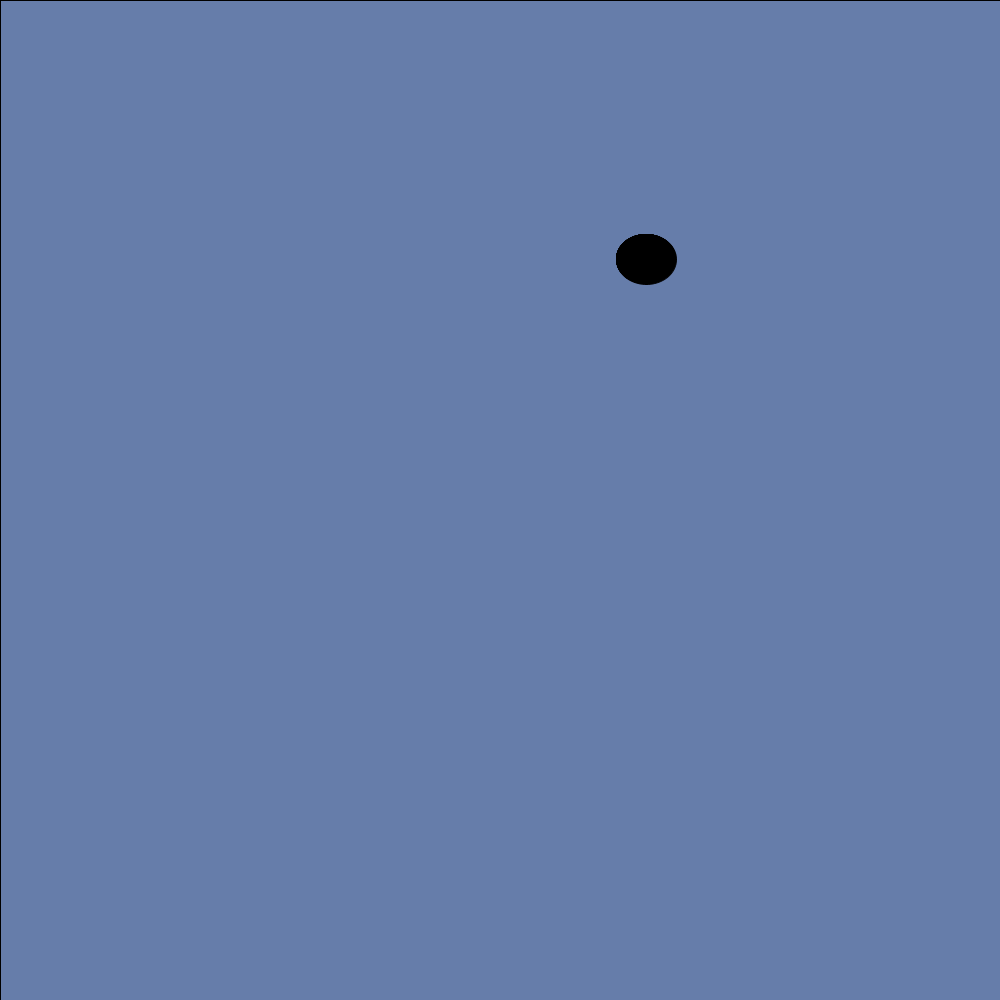
Frame 1 (no input)
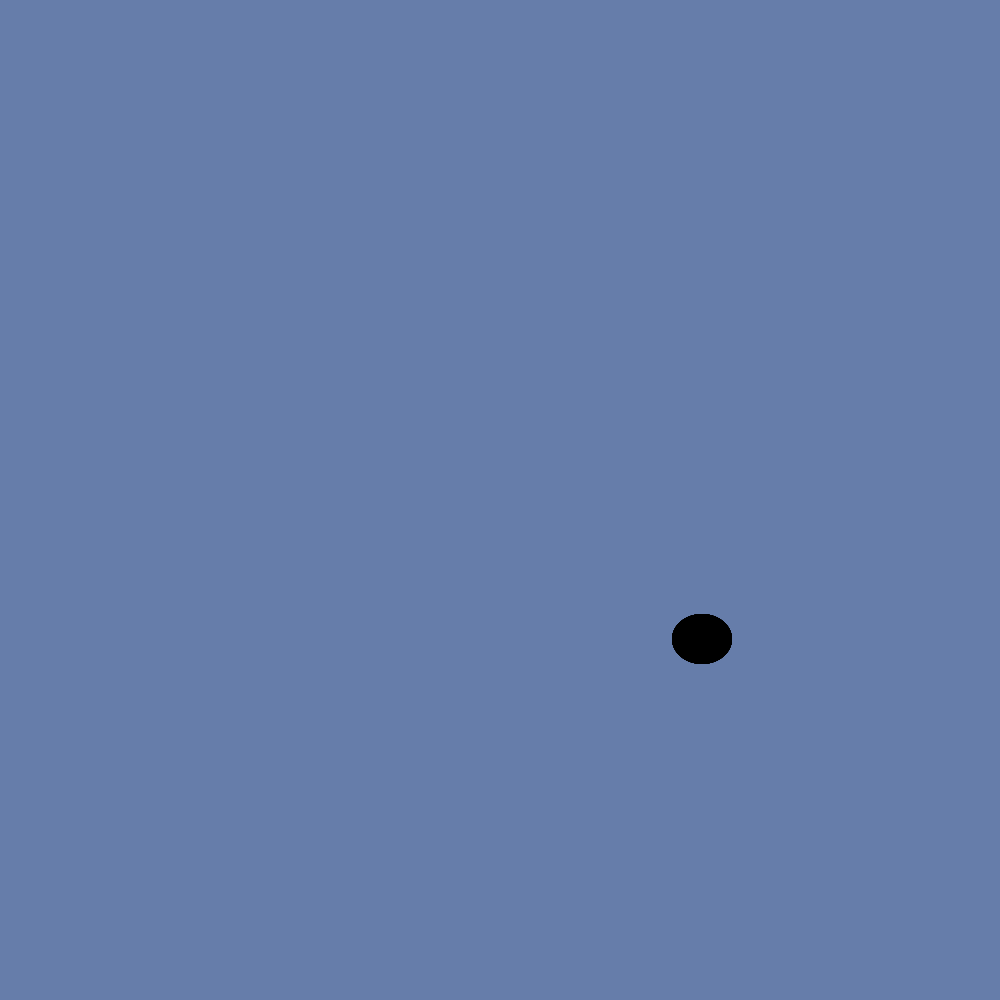
Frame 60 (the mouse pressed at the canvas centre just before this capture)
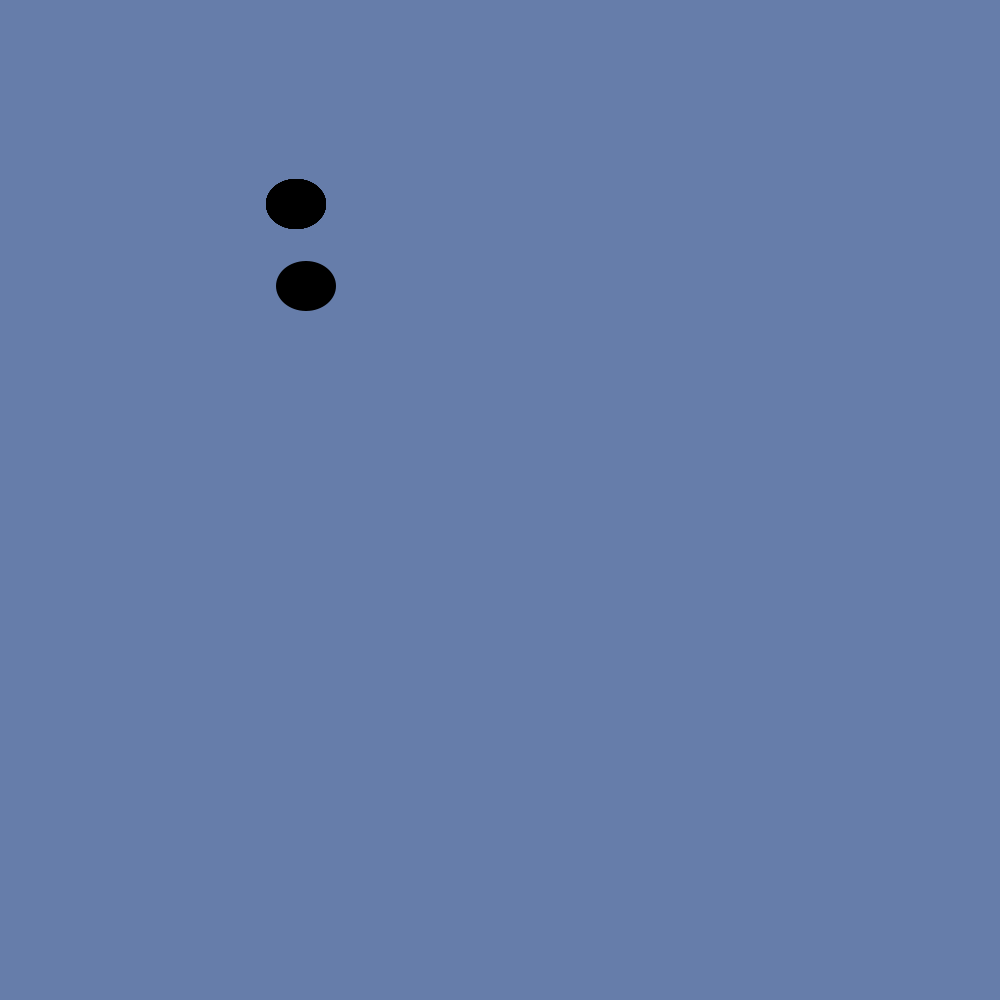
Frame 120 (the mouse held since frame 60 and released just before this capture)

The Processing sketch that drew these frames (run headless with seeded random() and noise(); from frame 60 on, the mouse is pressed at the canvas centre):

// Processing sketch: MagicWorms
// ── MagicWorms.pde
void setup(){
  size(1000,1000);
  background(153,187,255);
}

void draw(){
  background(153,187,255);
  int randomNumber = (int) random(width);
  int randomNumber2 = (int) random(width);
  getWormX(randomNumber);
  getWormY(randomNumber2);
  for(int i = 0;i<10;i++){
    fill(000,000,000);
    ellipse(randomNumber,randomNumber2,60,50);
   makeMagical();
  }
  if(mousePressed){
     fill(000,000,000);
     ellipse(randomNumber + 10,randomNumber-10,60,50);
  }
}
float frequency = .001;
float noiseInterval = PI;

void makeMagical() {
     fill( 0, 0, 0, 10 );
     rect(0, 0, width, height);
     noStroke();
}

float getWormX(int i) {
     return map(noise(i*noiseInterval + frameCount * frequency), 0, 1, 0, width);
}

float getWormY(int i) {
     return map(noise(i*noiseInterval+1 + frameCount * frequency), 0, 1, 0, height);
}
